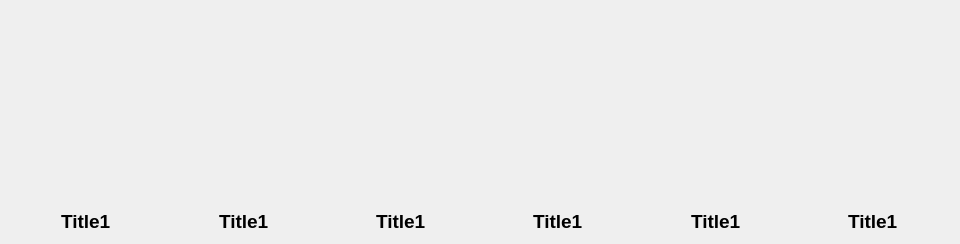
                   <widget class="QWidget" name="scrollAreaWidgetContents">
                    <property name="geometry">
                     <rect>
                      <x>0</x>
                      <y>0</y>
                      <width>960</width>
                      <height>244</height>
                     </rect>
                    </property>
                    <layout class="QHBoxLayout" name="horizontalLayout_18">
                     <item>
                      <layout class="QVBoxLayout" name="verticalLayout_35">
                       <property name="spacing">
                        <number>18</number>
                       </property>
                       <item alignment="Qt::AlignmentFlag::AlignHCenter">
                        <widget class="QLabel" name="Image1">
                         <property name="minimumSize">
                          <size>
                           <width>150</width>
                           <height>180</height>
                          </size>
                         </property>
                         <property name="maximumSize">
                          <size>
                           <width>130</width>
                           <height>150</height>
                          </size>
                         </property>
                         <property name="text">
                          <string/>
                         </property>
                         <property name="pixmap">
                          <pixmap resource="Resc.qrc">:/Pictures/Book Cover-01.svg</pixmap>
                         </property>
                         <property name="scaledContents">
                          <bool>true</bool>
                         </property>
                        </widget>
                       </item>
                       <item alignment="Qt::AlignmentFlag::AlignHCenter">
                        <widget class="QLabel" name="Title1">
                         <property name="font">
                          <font>
                           <pointsize>14</pointsize>
                           <bold>true</bold>
                          </font>
                         </property>
                         <property name="text">
                          <string>Title1</string>
                         </property>
                        </widget>
                       </item>
                      </layout>
                     </item>
                     <item>
                      <layout class="QVBoxLayout" name="verticalLayout_42">
                       <property name="spacing">
                        <number>18</number>
                       </property>
                       <item alignment="Qt::AlignmentFlag::AlignHCenter">
                        <widget class="QLabel" name="Image2">
                         <property name="minimumSize">
                          <size>
                           <width>150</width>
                           <height>180</height>
                          </size>
                         </property>
                         <property name="maximumSize">
                          <size>
                           <width>130</width>
                           <height>150</height>
                          </size>
                         </property>
                         <property name="text">
                          <string/>
                         </property>
                         <property name="pixmap">
                          <pixmap resource="Resc.qrc">:/Pictures/Book Cover-01.svg</pixmap>
                         </property>
                         <property name="scaledContents">
                          <bool>true</bool>
                         </property>
                        </widget>
                       </item>
                       <item alignment="Qt::AlignmentFlag::AlignHCenter">
                        <widget class="QLabel" name="Title2">
                         <property name="font">
                          <font>
                           <pointsize>14</pointsize>
                           <bold>true</bold>
                          </font>
                         </property>
                         <property name="text">
                          <string>Title1</string>
                         </property>
                        </widget>
                       </item>
                      </layout>
                     </item>
                     <item>
                      <layout class="QVBoxLayout" name="verticalLayout_44">
                       <property name="spacing">
                        <number>18</number>
                       </property>
                       <item alignment="Qt::AlignmentFlag::AlignHCenter">
                        <widget class="QLabel" name="Image3">
                         <property name="minimumSize">
                          <size>
                           <width>150</width>
                           <height>180</height>
                          </size>
                         </property>
                         <property name="maximumSize">
                          <size>
                           <width>130</width>
                           <height>150</height>
                          </size>
                         </property>
                         <property name="text">
                          <string/>
                         </property>
                         <property name="pixmap">
                          <pixmap resource="Resc.qrc">:/Pictures/Book Cover-01.svg</pixmap>
                         </property>
                         <property name="scaledContents">
                          <bool>true</bool>
                         </property>
                        </widget>
                       </item>
                       <item alignment="Qt::AlignmentFlag::AlignHCenter">
                        <widget class="QLabel" name="Title3">
                         <property name="font">
                          <font>
                           <pointsize>14</pointsize>
                           <bold>true</bold>
                          </font>
                         </property>
                         <property name="text">
                          <string>Title1</string>
                         </property>
                        </widget>
                       </item>
                      </layout>
                     </item>
                     <item>
                      <layout class="QVBoxLayout" name="verticalLayout_45">
                       <property name="spacing">
                        <number>18</number>
                       </property>
                       <item alignment="Qt::AlignmentFlag::AlignHCenter">
                        <widget class="QLabel" name="Image4">
                         <property name="minimumSize">
                          <size>
                           <width>150</width>
                           <height>180</height>
                          </size>
                         </property>
                         <property name="maximumSize">
                          <size>
                           <width>130</width>
                           <height>150</height>
                          </size>
                         </property>
                         <property name="text">
                          <string/>
                         </property>
                         <property name="pixmap">
                          <pixmap resource="Resc.qrc">:/Pictures/Book Cover-01.svg</pixmap>
                         </property>
                         <property name="scaledContents">
                          <bool>true</bool>
                         </property>
                        </widget>
                       </item>
                       <item alignment="Qt::AlignmentFlag::AlignHCenter">
                        <widget class="QLabel" name="Title4">
                         <property name="font">
                          <font>
                           <pointsize>14</pointsize>
                           <bold>true</bold>
                          </font>
                         </property>
                         <property name="text">
                          <string>Title1</string>
                         </property>
                        </widget>
                       </item>
                      </layout>
                     </item>
                     <item>
                      <layout class="QVBoxLayout" name="verticalLayout_46">
                       <property name="spacing">
                        <number>18</number>
                       </property>
                       <item alignment="Qt::AlignmentFlag::AlignHCenter">
                        <widget class="QLabel" name="Image5">
                         <property name="minimumSize">
                          <size>
                           <width>150</width>
                           <height>180</height>
                          </size>
                         </property>
                         <property name="maximumSize">
                          <size>
                           <width>130</width>
                           <height>150</height>
                          </size>
                         </property>
                         <property name="text">
                          <string/>
                         </property>
                         <property name="pixmap">
                          <pixmap resource="Resc.qrc">:/Pictures/Book Cover-01.svg</pixmap>
                         </property>
                         <property name="scaledContents">
                          <bool>true</bool>
                         </property>
                        </widget>
                       </item>
                       <item alignment="Qt::AlignmentFlag::AlignHCenter">
                        <widget class="QLabel" name="Title5">
                         <property name="font">
                          <font>
                           <pointsize>14</pointsize>
                           <bold>true</bold>
                          </font>
                         </property>
                         <property name="text">
                          <string>Title1</string>
                         </property>
                        </widget>
                       </item>
                      </layout>
                     </item>
                     <item>
                      <layout class="QVBoxLayout" name="verticalLayout_47">
                       <property name="spacing">
                        <number>18</number>
                       </property>
                       <item alignment="Qt::AlignmentFlag::AlignHCenter">
                        <widget class="QLabel" name="Image6">
                         <property name="minimumSize">
                          <size>
                           <width>150</width>
                           <height>180</height>
                          </size>
                         </property>
                         <property name="maximumSize">
                          <size>
                           <width>130</width>
                           <height>150</height>
                          </size>
                         </property>
                         <property name="text">
                          <string/>
                         </property>
                         <property name="pixmap">
                          <pixmap resource="Resc.qrc">:/Pictures/Book Cover-01.svg</pixmap>
                         </property>
                         <property name="scaledContents">
                          <bool>true</bool>
                         </property>
                        </widget>
                       </item>
                       <item alignment="Qt::AlignmentFlag::AlignHCenter">
                        <widget class="QLabel" name="Title6">
                         <property name="font">
                          <font>
                           <pointsize>14</pointsize>
                           <bold>true</bold>
                          </font>
                         </property>
                         <property name="text">
                          <string>Title1</string>
                         </property>
                        </widget>
                       </item>
                      </layout>
                     </item>
                    </layout>
                   </widget>
